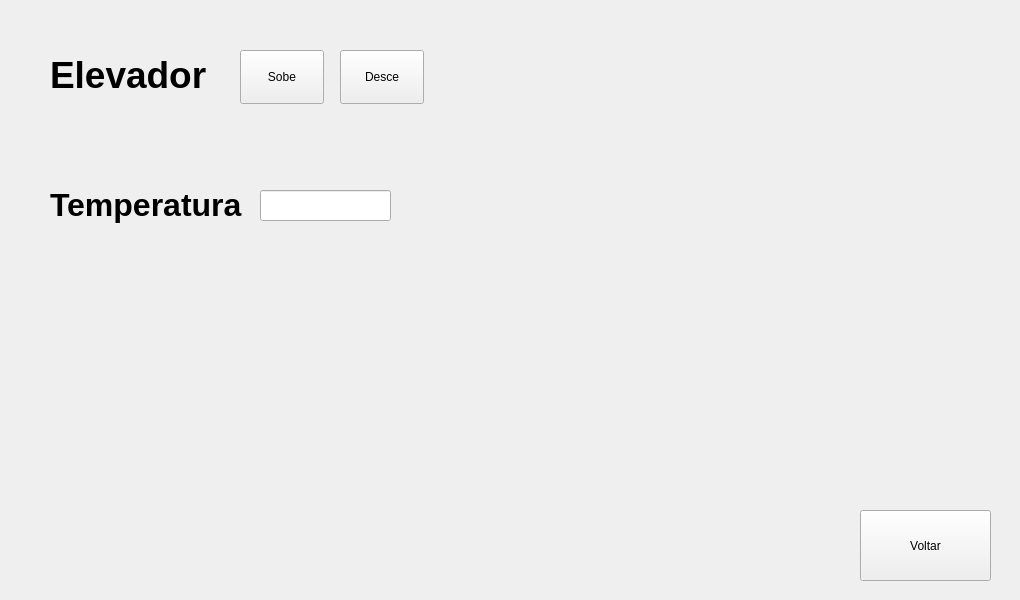
<?xml version="1.0" encoding="UTF-8"?>
<ui version="4.0">
 <class>formManual</class>
 <widget class="QWidget" name="formManual">
  <property name="geometry">
   <rect>
    <x>0</x>
    <y>0</y>
    <width>1020</width>
    <height>600</height>
   </rect>
  </property>
  <property name="windowTitle">
   <string>Tela Manual</string>
  </property>
  <widget class="QPushButton" name="btVoltar">
   <property name="geometry">
    <rect>
     <x>860</x>
     <y>510</y>
     <width>131</width>
     <height>71</height>
    </rect>
   </property>
   <property name="text">
    <string>Voltar</string>
   </property>
  </widget>
  <widget class="QLabel" name="label">
   <property name="geometry">
    <rect>
     <x>50</x>
     <y>50</y>
     <width>161</width>
     <height>51</height>
    </rect>
   </property>
   <property name="text">
    <string>&lt;html&gt;&lt;head/&gt;&lt;body&gt;&lt;p&gt;&lt;span style=&quot; font-size:28pt; font-weight:600;&quot;&gt;Elevador&lt;/span&gt;&lt;/p&gt;&lt;/body&gt;&lt;/html&gt;</string>
   </property>
  </widget>
  <widget class="QPushButton" name="btElevadorSobe">
   <property name="geometry">
    <rect>
     <x>240</x>
     <y>50</y>
     <width>84</width>
     <height>54</height>
    </rect>
   </property>
   <property name="text">
    <string>Sobe</string>
   </property>
  </widget>
  <widget class="QPushButton" name="btElevadorDesce">
   <property name="geometry">
    <rect>
     <x>340</x>
     <y>50</y>
     <width>84</width>
     <height>54</height>
    </rect>
   </property>
   <property name="text">
    <string>Desce</string>
   </property>
  </widget>
  <widget class="QLabel" name="label_2">
   <property name="geometry">
    <rect>
     <x>50</x>
     <y>180</y>
     <width>211</width>
     <height>51</height>
    </rect>
   </property>
   <property name="text">
    <string>&lt;html&gt;&lt;head/&gt;&lt;body&gt;&lt;p&gt;&lt;span style=&quot; font-size:24pt; font-weight:600;&quot;&gt;Temperatura&lt;/span&gt;&lt;/p&gt;&lt;/body&gt;&lt;/html&gt;</string>
   </property>
  </widget>
  <widget class="QLineEdit" name="txTemperatura">
   <property name="geometry">
    <rect>
     <x>260</x>
     <y>190</y>
     <width>131</width>
     <height>31</height>
    </rect>
   </property>
  </widget>
 </widget>
 <resources/>
 <connections/>
</ui>
